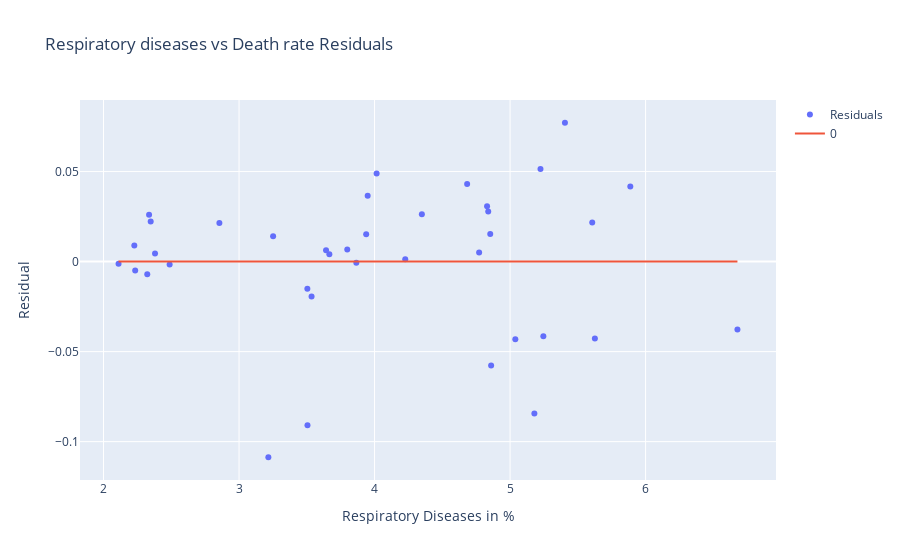

Notebook cell for this chart:
### Markdown cell above
### Look at residuals

### Code cell
x=europe_data['Respiratory_disease_perc']
fig = go.Figure()
fig.add_trace(go.Scatter(name='Residuals', x=x, y=europe_data['fitted_values']-europe_data['death_rate'], hovertext=europe_countries,mode='markers'))
fig.add_trace(go.Line(name='0',x=x, y=np.zeros_like(x)))
fig.update_layout(xaxis_title = 'Respiratory Diseases in %', yaxis_title = 'Residual', title='Respiratory diseases vs Death rate Residuals')

fig.show()

### Figure 1 — Plotly figure (JSON) as saved in the notebook; plotly's stock layout.template omitted (floating-point values rounded to 4 significant figures)
{"data": [{"hovertext": ["Albania", "Andorra", "Austria", "Belarus", "Belgium", "Bosnia and Herzegovina", "Bulgaria", "Croatia", "Denmark", "Estonia", "Finland", "France", "Germany", "Greece", "Hungary", "Iceland", "Ireland", "Italy", "Latvia", "Lithuania", "Luxembourg", "Malta", "Moldova", "Montenegro", "Netherlands", "Norway", "Poland", "Portugal", "Romania", "Russia", "Serbia", "Slovakia", "Slovenia", "Spain", "Sweden", "Switzerland", "Ukraine", "United Kingdom"], "mode": "markers", "name": "Residuals", "type": "scatter", "x": [3.251, 4.772, 4.349, 2.336, 5.179, 3.865, 3.666, 3.938, 5.887, 2.488, 3.642, 3.216, 4.839, 4.854, 4.86, 5.405, 5.606, 3.505, 2.227, 2.323, 4.683, 4.015, 2.234, 2.38, 5.626, 5.224, 3.799, 4.83, 3.504, 2.348, 3.949, 2.855, 3.535, 5.039, 5.246, 4.226, 2.111, 6.678], "y": [0.01413, 0.005094, 0.02635, 0.02601, -0.08435, -0.0007096, 0.00413, 0.01522, 0.04167, -0.001646, 0.006265, -0.1087, 0.02777, 0.01538, -0.05774, 0.0771, 0.02164, -0.09088, 0.008999, -0.007072, 0.0431, 0.04897, -0.005002, 0.004514, -0.04267, 0.05146, 0.006711, 0.03072, -0.01513, 0.0223, 0.03662, 0.02147, -0.01937, -0.04315, -0.04153, 0.001272, -0.00122, -0.03776]}, {"name": "0", "type": "scatter", "x": [3.251, 4.772, 4.349, 2.336, 5.179, 3.865, 3.666, 3.938, 5.887, 2.488, 3.642, 3.216, 4.839, 4.854, 4.86, 5.405, 5.606, 3.505, 2.227, 2.323, 4.683, 4.015, 2.234, 2.38, 5.626, 5.224, 3.799, 4.83, 3.504, 2.348, 3.949, 2.855, 3.535, 5.039, 5.246, 4.226, 2.111, 6.678], "y": [0, 0, 0, 0, 0, 0, 0, 0, 0, 0, 0, 0, 0, 0, 0, 0, 0, 0, 0, 0, 0, 0, 0, 0, 0, 0, 0, 0, 0, 0, 0, 0, 0, 0, 0, 0, 0, 0]}], "layout": {"title": {"text": "Respiratory diseases vs Death rate Residuals"}, "xaxis": {"title": {"text": "Respiratory Diseases in %"}}, "yaxis": {"title": {"text": "Residual"}}}}
